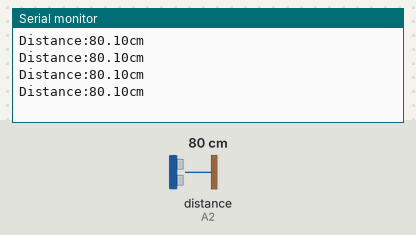
This sketch was run on a simulated Arduino Uno, built with avr-gcc and run on an emulated ATmega328P. On the bench: the last lines printed to the serial monitor. Wiring (inferred from the names in the program): ultrasonic range finder: trigger pin 4; echo A2. Inputs (shaded band) come from the test bench; at power-on: distance to the obstacle (sensor on A2) 80 cm. The echo pulse lasts 58.3 µs per cm.

Above: at 1.2 s.
1.3 s: distance to the obstacle (sensor on A2) set to 2 cm
At 1.73 s:
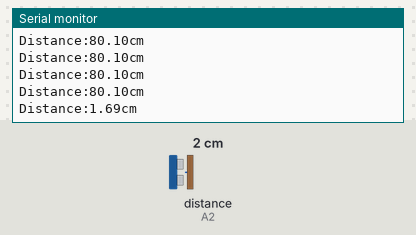
2.8 s: distance to the obstacle (sensor on A2) set to 4 cm
At 2.94 s:
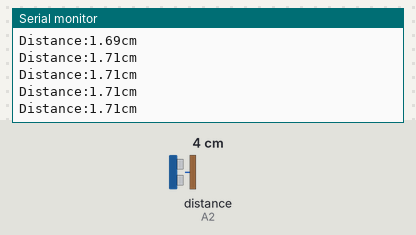
4.3 s: distance to the obstacle (sensor on A2) set to 60 cm
At 4.45 s:
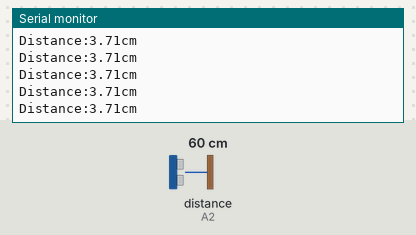
7.3 s: distance to the obstacle (sensor on A2) set to 9 cm
At 7.49 s:
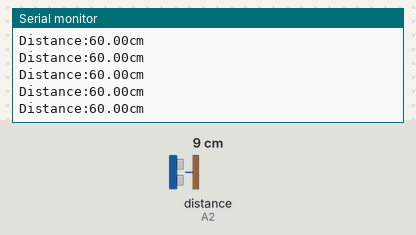
Timing chart, 0 to 10.3 s (numbered marks = the images above; inputs shaded):
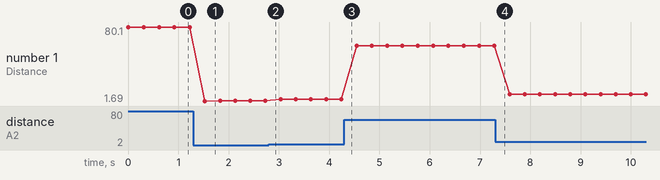

The sketch:

sketch_apr03a.ino
```cpp
int TrgPin = 4;
int EcoPin = A2;
float dist;
void setup()
{
Serial.begin(9600);
//设置TrgPin为输出状态
pinMode(TrgPin, OUTPUT);
// 设置EcoPin为输入状态
pinMode(EcoPin, INPUT);
}
void loop()
{
digitalWrite(TrgPin, LOW);
delayMicroseconds(8);
digitalWrite(TrgPin, HIGH);
// 维持10毫秒高电平用来产生一个脉冲
delayMicroseconds(10);
digitalWrite(TrgPin, LOW);
// 读取脉冲的宽度并换算成距离
dist = pulseIn(EcoPin, HIGH) / 58.00;
Serial.print("Distance:");
Serial.print(dist);
Serial.println("cm");
delay(300);
}
```

Measured:
- after the input at 1.3 s, the serial monitor: prints a new line after 0.23 s (image 1)
- plotted number 1: 80.1 → 1.71 after the input at 1.3 s, 1.71 → 3.71 after the input at 2.8 s, 3.71 → 60 after the input at 4.3 s, 60 → 8.74 after the input at 7.3 s
